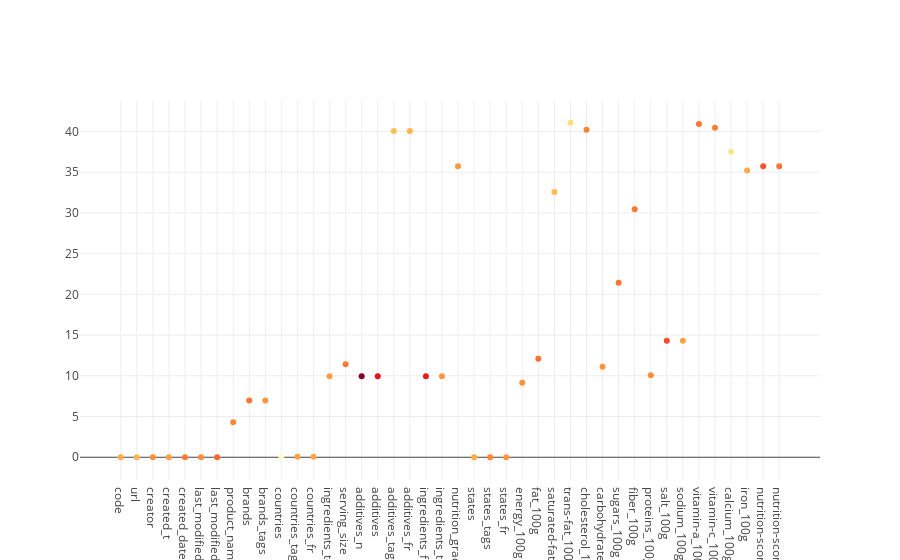

Source (notebook cell):
### Code cell
from plotly import __version__
from plotly.offline import download_plotlyjs, init_notebook_mode, plot, iplot
init_notebook_mode(connected=True)
from plotly.graph_objs import Scatter, Figure, Layout

iplot([Scatter(x=new_liste, y=liste,
              mode='markers', marker = dict(color = np.random.randn(500), colorscale = 'YlOrRd'))])

### Figure 1 — Plotly figure (JSON) as saved in the notebook; plotly's stock layout.template omitted (floating-point values rounded to 4 significant figures; data arrays with more than 128 entries replaced by an {"elided": "..."} marker saying what was removed)
{"data": [{"marker": {"color": {"elided": "500 float values"}, "colorscale": "YlOrRd"}, "mode": "markers", "type": "scatter", "x": ["code", "url", "creator", "created_t", "created_datetime", "last_modified_t", "last_modified_datetime", "product_name", "brands", "brands_tags", "countries", "countries_tags", "countries_fr", "ingredients_text", "serving_size", "additives_n", "additives", "additives_tags", "additives_fr", "ingredients_from_palm_oil_n", "ingredients_that_may_be_from_palm_oil_n", "nutrition_grade_fr", "states", "states_tags", "states_fr", "energy_100g", "fat_100g", "saturated-fat_100g", "trans-fat_100g", "cholesterol_100g", "carbohydrates_100g", "sugars_100g", "fiber_100g", "proteins_100g", "salt_100g", "sodium_100g", "vitamin-a_100g", "vitamin-c_100g", "calcium_100g", "iron_100g", "nutrition-score-fr_100g", "nutrition-score-uk_100g", "code", "url", "creator", "created_t", "created_datetime", "last_modified_t", "last_modified_datetime", "product_name", "brands", "brands_tags", "countries", "countries_tags", "countries_fr", "ingredients_text", "serving_size", "additives_n", "additives", "additives_tags", "additives_fr", "ingredients_from_palm_oil_n", "ingredients_that_may_be_from_palm_oil_n", "nutrition_grade_fr", "states", "states_tags", "states_fr", "energy_100g", "fat_100g", "saturated-fat_100g", "trans-fat_100g", "cholesterol_100g", "carbohydrates_100g", "sugars_100g", "fiber_100g", "proteins_100g", "salt_100g", "sodium_100g", "vitamin-a_100g", "vitamin-c_100g", "calcium_100g", "iron_100g", "nutrition-score-fr_100g", "nutrition-score-uk_100g"], "y": [0, 0, 0, 0, 0, 0, 0, 4.302, 6.953, 6.953, 0.05003, 0.05003, 0.05003, 9.955, 11.41, 9.955, 9.955, 40.07, 40.07, 9.955, 9.955, 35.72, 0, 0, 0, 9.155, 12.11, 32.57, 41.07, 40.22, 11.11, 21.41, 30.47, 10.06, 14.31, 14.31, 40.92, 40.47, 37.52, 35.22, 35.72, 35.72]}], "layout": {}}
